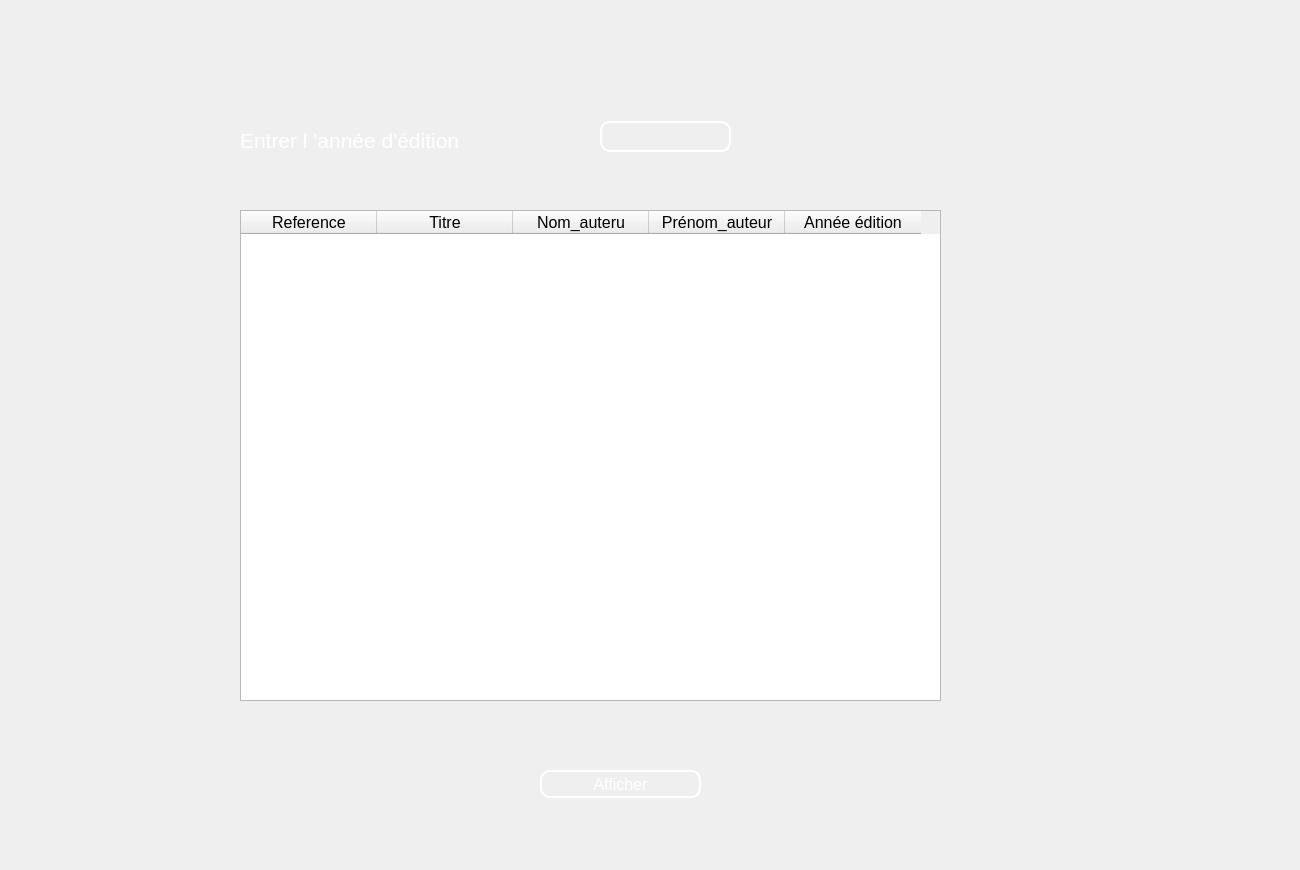
<?xml version="1.0" encoding="UTF-8"?>
<ui version="4.0">
 <class>affichage_livre_annee</class>
 <widget class="QWidget" name="affichage_livre_annee">
  <property name="geometry">
   <rect>
    <x>0</x>
    <y>0</y>
    <width>1300</width>
    <height>870</height>
   </rect>
  </property>
  <property name="windowTitle">
   <string>Form</string>
  </property>
  <property name="styleSheet">
   <string notr="true"/>
  </property>
  <widget class="QLabel" name="label">
   <property name="geometry">
    <rect>
     <x>0</x>
     <y>0</y>
     <width>1300</width>
     <height>870</height>
    </rect>
   </property>
   <property name="text">
    <string/>
   </property>
   <property name="pixmap">
    <pixmap resource="ressources.qrc">:/ressources/23.jpg</pixmap>
   </property>
   <property name="scaledContents">
    <bool>true</bool>
   </property>
  </widget>
  <widget class="QTableWidget" name="tableWidget">
   <property name="geometry">
    <rect>
     <x>240</x>
     <y>210</y>
     <width>701</width>
     <height>491</height>
    </rect>
   </property>
   <property name="font">
    <font>
     <pointsize>12</pointsize>
    </font>
   </property>
   <property name="styleSheet">
    <string notr="true"/>
   </property>
   <attribute name="horizontalHeaderDefaultSectionSize">
    <number>136</number>
   </attribute>
   <column>
    <property name="text">
     <string>Reference</string>
    </property>
   </column>
   <column>
    <property name="text">
     <string>Titre</string>
    </property>
   </column>
   <column>
    <property name="text">
     <string>Nom_auteru</string>
    </property>
   </column>
   <column>
    <property name="text">
     <string>Prénom_auteur</string>
    </property>
   </column>
   <column>
    <property name="text">
     <string>Année édition</string>
    </property>
   </column>
  </widget>
  <widget class="QLabel" name="label_2">
   <property name="geometry">
    <rect>
     <x>240</x>
     <y>130</y>
     <width>301</width>
     <height>21</height>
    </rect>
   </property>
   <property name="font">
    <font>
     <pointsize>16</pointsize>
    </font>
   </property>
   <property name="styleSheet">
    <string notr="true">background:transparent;
color: rgb(255, 255, 255);

border-radius:10px</string>
   </property>
   <property name="text">
    <string>Entrer l 'année d'édition</string>
   </property>
  </widget>
  <widget class="QLineEdit" name="lineEdit">
   <property name="geometry">
    <rect>
     <x>600</x>
     <y>121</y>
     <width>131</width>
     <height>31</height>
    </rect>
   </property>
   <property name="font">
    <font>
     <pointsize>12</pointsize>
    </font>
   </property>
   <property name="styleSheet">
    <string notr="true">background:transparent;
color: rgb(255, 255, 255);
border:2px solid white;
border-radius:10px</string>
   </property>
  </widget>
  <widget class="QPushButton" name="pushButton">
   <property name="geometry">
    <rect>
     <x>540</x>
     <y>770</y>
     <width>161</width>
     <height>28</height>
    </rect>
   </property>
   <property name="font">
    <font>
     <pointsize>12</pointsize>
    </font>
   </property>
   <property name="styleSheet">
    <string notr="true">
color: rgb(255, 255, 255);
border:2px solid white;
border-radius:10px</string>
   </property>
   <property name="text">
    <string>Afficher</string>
   </property>
  </widget>
 </widget>
 <resources>
  <include location="ressources.qrc"/>
 </resources>
 <connections/>
</ui>
